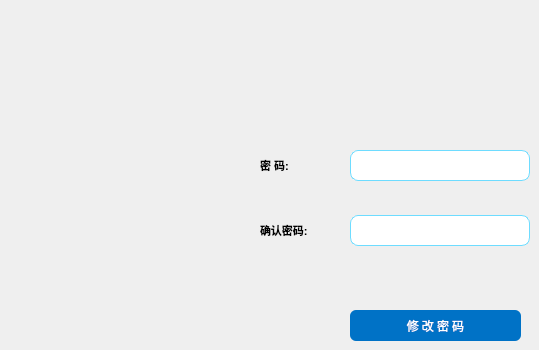
      <widget class="QWidget" name="page_me">
       <widget class="QLabel" name="lb_s6_17">
        <property name="geometry">
         <rect>
          <x>260</x>
          <y>220</y>
          <width>81</width>
          <height>21</height>
         </rect>
        </property>
        <property name="font">
         <font>
          <pointsize>12</pointsize>
         </font>
        </property>
        <property name="text">
         <string>&lt;html&gt;&lt;head/&gt;&lt;body&gt;&lt;p&gt;&lt;span style=&quot; font-size:8pt; font-weight:600;&quot;&gt;确认密码:&lt;/span&gt;&lt;/p&gt;&lt;/body&gt;&lt;/html&gt;</string>
        </property>
       </widget>
       <widget class="QLabel" name="lb_s6_18">
        <property name="geometry">
         <rect>
          <x>260</x>
          <y>155</y>
          <width>81</width>
          <height>21</height>
         </rect>
        </property>
        <property name="font">
         <font>
          <pointsize>12</pointsize>
         </font>
        </property>
        <property name="text">
         <string>&lt;html&gt;&lt;head/&gt;&lt;body&gt;&lt;p&gt;&lt;span style=&quot; font-size:8pt; font-weight:600;&quot;&gt;密    码:&lt;/span&gt;&lt;/p&gt;&lt;/body&gt;&lt;/html&gt;</string>
        </property>
       </widget>
       <widget class="QPushButton" name="btn_pwd_mod">
        <property name="geometry">
         <rect>
          <x>350</x>
          <y>310</y>
          <width>171</width>
          <height>31</height>
         </rect>
        </property>
        <property name="sizePolicy">
         <sizepolicy hsizetype="Fixed" vsizetype="Fixed">
          <horstretch>0</horstretch>
          <verstretch>0</verstretch>
         </sizepolicy>
        </property>
        <property name="font">
         <font>
          <family>幼圆</family>
          <pointsize>9</pointsize>
          <weight>50</weight>
          <italic>false</italic>
          <bold>false</bold>
         </font>
        </property>
        <property name="styleSheet">
         <string notr="true">QPushButton {
    background-color: #0072C6;
    color: white;
    border-style: outset;
    border-width: 0px;
    border-radius: 6px;
    border-color: beige;
	font: 9pt &quot;幼圆&quot;;
    padding: 6px;
}
QPushButton:hover {
    background-color: #148CD2;
}
QPushButton:pressed {
    background-color: #005CA3;
}</string>
        </property>
        <property name="text">
         <string>修 改 密 码</string>
        </property>
       </widget>
       <widget class="QLineEdit" name="le_pwd2_mod">
        <property name="geometry">
         <rect>
          <x>350</x>
          <y>215</y>
          <width>180</width>
          <height>31</height>
         </rect>
        </property>
        <property name="sizePolicy">
         <sizepolicy hsizetype="Fixed" vsizetype="Fixed">
          <horstretch>0</horstretch>
          <verstretch>0</verstretch>
         </sizepolicy>
        </property>
        <property name="font">
         <font>
          <pointsize>12</pointsize>
         </font>
        </property>
        <property name="styleSheet">
         <string notr="true">border:1px solid rgb(110,220,255);
border-radius:8px;</string>
        </property>
        <property name="text">
         <string/>
        </property>
        <property name="echoMode">
         <enum>QLineEdit::Password</enum>
        </property>
        <property name="readOnly">
         <bool>false</bool>
        </property>
        <property name="placeholderText">
         <string/>
        </property>
       </widget>
       <widget class="QLineEdit" name="le_pwd1_mod">
        <property name="geometry">
         <rect>
          <x>350</x>
          <y>150</y>
          <width>180</width>
          <height>31</height>
         </rect>
        </property>
        <property name="sizePolicy">
         <sizepolicy hsizetype="Fixed" vsizetype="Fixed">
          <horstretch>0</horstretch>
          <verstretch>0</verstretch>
         </sizepolicy>
        </property>
        <property name="font">
         <font>
          <pointsize>12</pointsize>
         </font>
        </property>
        <property name="styleSheet">
         <string notr="true">border:1px solid rgb(110,220,255);
border-radius:8px;</string>
        </property>
        <property name="text">
         <string/>
        </property>
        <property name="echoMode">
         <enum>QLineEdit::Password</enum>
        </property>
        <property name="readOnly">
         <bool>false</bool>
        </property>
        <property name="placeholderText">
         <string/>
        </property>
       </widget>
      </widget>
